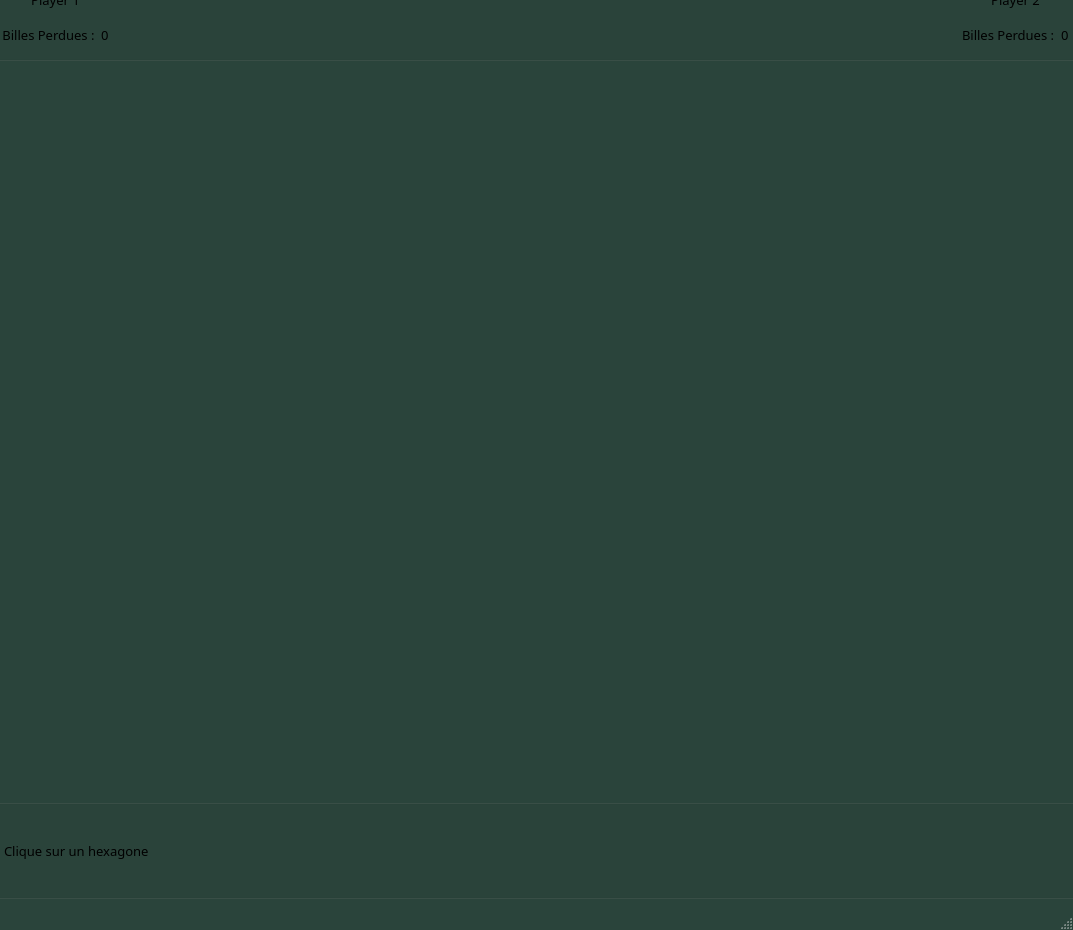
<?xml version="1.0" encoding="UTF-8"?>
<ui version="4.0">
 <class>View</class>
 <widget class="QMainWindow" name="View">
  <property name="geometry">
   <rect>
    <x>0</x>
    <y>0</y>
    <width>1073</width>
    <height>930</height>
   </rect>
  </property>
  <property name="minimumSize">
   <size>
    <width>1073</width>
    <height>930</height>
   </size>
  </property>
  <property name="maximumSize">
   <size>
    <width>1073</width>
    <height>930</height>
   </size>
  </property>
  <property name="palette">
   <palette>
    <active>
     <colorrole role="Base">
      <brush brushstyle="SolidPattern">
       <color alpha="255">
        <red>33</red>
        <green>33</green>
        <blue>33</blue>
       </color>
      </brush>
     </colorrole>
     <colorrole role="Window">
      <brush brushstyle="SolidPattern">
       <color alpha="255">
        <red>42</red>
        <green>68</green>
        <blue>59</blue>
       </color>
      </brush>
     </colorrole>
     <colorrole role="Highlight">
      <brush brushstyle="SolidPattern">
       <color alpha="255">
        <red>0</red>
        <green>0</green>
        <blue>255</blue>
       </color>
      </brush>
     </colorrole>
     <colorrole role="ToolTipBase">
      <brush brushstyle="SolidPattern">
       <color alpha="255">
        <red>31</red>
        <green>47</green>
        <blue>30</blue>
       </color>
      </brush>
     </colorrole>
     <colorrole role="ToolTipText">
      <brush brushstyle="SolidPattern">
       <color alpha="255">
        <red>206</red>
        <green>209</green>
        <blue>206</blue>
       </color>
      </brush>
     </colorrole>
    </active>
    <inactive>
     <colorrole role="Base">
      <brush brushstyle="SolidPattern">
       <color alpha="255">
        <red>33</red>
        <green>33</green>
        <blue>33</blue>
       </color>
      </brush>
     </colorrole>
     <colorrole role="Window">
      <brush brushstyle="SolidPattern">
       <color alpha="255">
        <red>42</red>
        <green>68</green>
        <blue>59</blue>
       </color>
      </brush>
     </colorrole>
     <colorrole role="Highlight">
      <brush brushstyle="SolidPattern">
       <color alpha="255">
        <red>0</red>
        <green>0</green>
        <blue>255</blue>
       </color>
      </brush>
     </colorrole>
     <colorrole role="ToolTipBase">
      <brush brushstyle="SolidPattern">
       <color alpha="255">
        <red>31</red>
        <green>47</green>
        <blue>30</blue>
       </color>
      </brush>
     </colorrole>
     <colorrole role="ToolTipText">
      <brush brushstyle="SolidPattern">
       <color alpha="255">
        <red>206</red>
        <green>209</green>
        <blue>206</blue>
       </color>
      </brush>
     </colorrole>
    </inactive>
    <disabled>
     <colorrole role="Base">
      <brush brushstyle="SolidPattern">
       <color alpha="255">
        <red>42</red>
        <green>68</green>
        <blue>59</blue>
       </color>
      </brush>
     </colorrole>
     <colorrole role="Window">
      <brush brushstyle="SolidPattern">
       <color alpha="255">
        <red>42</red>
        <green>68</green>
        <blue>59</blue>
       </color>
      </brush>
     </colorrole>
     <colorrole role="Highlight">
      <brush brushstyle="SolidPattern">
       <color alpha="255">
        <red>0</red>
        <green>120</green>
        <blue>215</blue>
       </color>
      </brush>
     </colorrole>
     <colorrole role="ToolTipBase">
      <brush brushstyle="SolidPattern">
       <color alpha="255">
        <red>31</red>
        <green>47</green>
        <blue>30</blue>
       </color>
      </brush>
     </colorrole>
     <colorrole role="ToolTipText">
      <brush brushstyle="SolidPattern">
       <color alpha="255">
        <red>206</red>
        <green>209</green>
        <blue>206</blue>
       </color>
      </brush>
     </colorrole>
    </disabled>
   </palette>
  </property>
  <property name="windowTitle">
   <string>Abalone</string>
  </property>
  <widget class="QWidget" name="centralwidget">
   <property name="minimumSize">
    <size>
     <width>0</width>
     <height>0</height>
    </size>
   </property>
   <property name="maximumSize">
    <size>
     <width>100000</width>
     <height>100000</height>
    </size>
   </property>
   <widget class="QWidget" name="layoutWidget">
    <property name="geometry">
     <rect>
      <x>-10</x>
      <y>60</y>
      <width>1091</width>
      <height>741</height>
     </rect>
    </property>
    <layout class="QVBoxLayout" name="myScene">
     <property name="topMargin">
      <number>0</number>
     </property>
     <property name="rightMargin">
      <number>0</number>
     </property>
     <property name="bottomMargin">
      <number>0</number>
     </property>
    </layout>
   </widget>
   <widget class="QGroupBox" name="horizontalGroupBox">
    <property name="geometry">
     <rect>
      <x>-10</x>
      <y>-30</y>
      <width>1091</width>
      <height>91</height>
     </rect>
    </property>
    <property name="font">
     <font>
      <family>OCR A Extended</family>
      <pointsize>10</pointsize>
      <weight>50</weight>
      <bold>false</bold>
     </font>
    </property>
    <property name="alignment">
     <set>Qt::AlignLeading|Qt::AlignLeft|Qt::AlignTop</set>
    </property>
    <layout class="QHBoxLayout" name="horizontalLayout">
     <item>
      <layout class="QVBoxLayout" name="player1Data">
       <item>
        <widget class="QLabel" name="player1">
         <property name="maximumSize">
          <size>
           <width>200</width>
           <height>60</height>
          </size>
         </property>
         <property name="text">
          <string>Player 1</string>
         </property>
         <property name="alignment">
          <set>Qt::AlignCenter</set>
         </property>
         <property name="margin">
          <number>1</number>
         </property>
        </widget>
       </item>
       <item>
        <layout class="QHBoxLayout" name="player1HorizontalLayout">
         <item>
          <widget class="QLabel" name="lostBlackMarbles">
           <property name="maximumSize">
            <size>
             <width>200</width>
             <height>60</height>
            </size>
           </property>
           <property name="layoutDirection">
            <enum>Qt::LeftToRight</enum>
           </property>
           <property name="text">
            <string>Billes Perdues :</string>
           </property>
           <property name="alignment">
            <set>Qt::AlignCenter</set>
           </property>
          </widget>
         </item>
         <item>
          <widget class="QLabel" name="blackMarbleLoss">
           <property name="text">
            <string>0</string>
           </property>
          </widget>
         </item>
        </layout>
       </item>
      </layout>
     </item>
     <item>
      <spacer name="spacerRow1">
       <property name="orientation">
        <enum>Qt::Horizontal</enum>
       </property>
       <property name="sizeHint" stdset="0">
        <size>
         <width>40</width>
         <height>20</height>
        </size>
       </property>
      </spacer>
     </item>
     <item>
      <layout class="QVBoxLayout" name="player2Data">
       <item>
        <widget class="QLabel" name="player2">
         <property name="text">
          <string>Player 2</string>
         </property>
         <property name="alignment">
          <set>Qt::AlignCenter</set>
         </property>
        </widget>
       </item>
       <item>
        <layout class="QHBoxLayout" name="player2HorizontalLayout">
         <item>
          <widget class="QLabel" name="lostWhiteMarbles">
           <property name="text">
            <string>Billes Perdues :</string>
           </property>
          </widget>
         </item>
         <item>
          <widget class="QLabel" name="whiteMarbleLoss">
           <property name="text">
            <string>0</string>
           </property>
          </widget>
         </item>
        </layout>
       </item>
      </layout>
     </item>
    </layout>
   </widget>
   <widget class="QGroupBox" name="horizontalGroupBox">
    <property name="geometry">
     <rect>
      <x>-8</x>
      <y>799</y>
      <width>1090</width>
      <height>100</height>
     </rect>
    </property>
    <property name="font">
     <font>
      <family>OCR A Extended</family>
      <pointsize>10</pointsize>
      <underline>false</underline>
      <strikeout>false</strikeout>
     </font>
    </property>
    <property name="alignment">
     <set>Qt::AlignLeading|Qt::AlignLeft|Qt::AlignTop</set>
    </property>
    <layout class="QHBoxLayout" name="horizontalLayout_2">
     <item>
      <widget class="QLabel" name="label">
       <property name="text">
        <string>Clique sur un hexagone</string>
       </property>
      </widget>
     </item>
    </layout>
   </widget>
  </widget>
  <widget class="QMenuBar" name="menubar">
   <property name="geometry">
    <rect>
     <x>0</x>
     <y>0</y>
     <width>1073</width>
     <height>22</height>
    </rect>
   </property>
  </widget>
  <widget class="QStatusBar" name="statusbar"/>
 </widget>
 <resources/>
 <connections/>
</ui>
